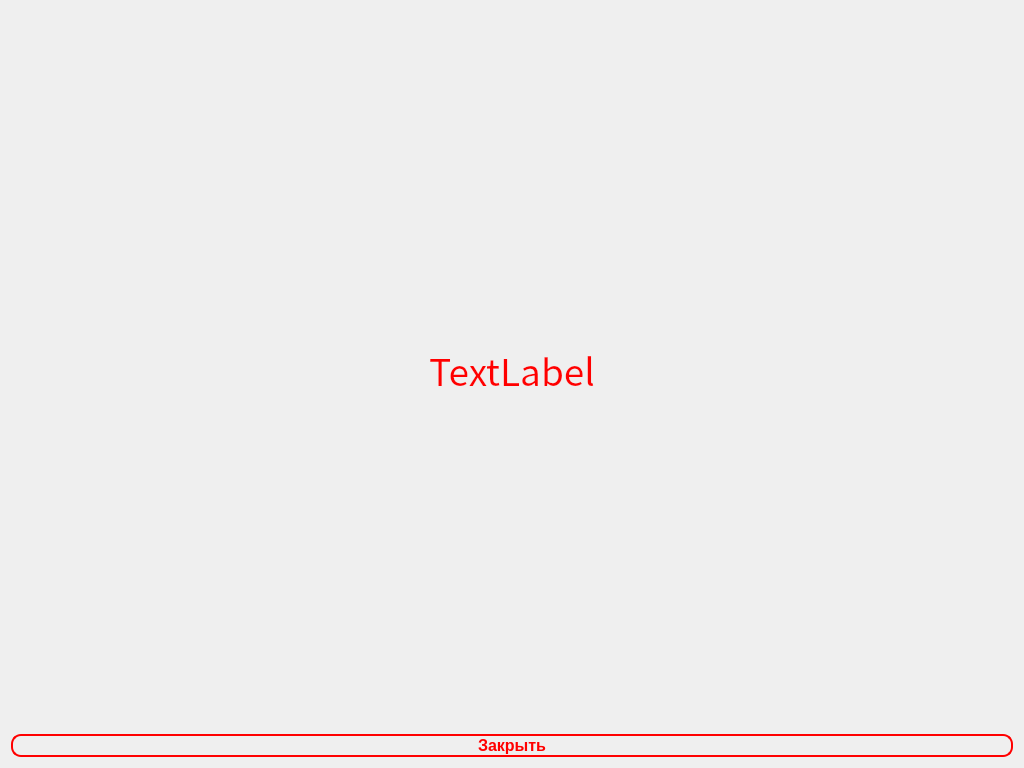
<?xml version="1.0" encoding="UTF-8"?>
<ui version="4.0">
 <class>Form</class>
 <widget class="QWidget" name="Form">
  <property name="geometry">
   <rect>
    <x>0</x>
    <y>0</y>
    <width>1024</width>
    <height>768</height>
   </rect>
  </property>
  <property name="windowTitle">
   <string>Form</string>
  </property>
  <property name="styleSheet">
   <string notr="true">background-image: url(./Resources/Forms/ScanBrelok/FormBackGround.jpg);</string>
  </property>
  <layout class="QVBoxLayout" name="verticalLayout">
   <item>
    <widget class="QLabel" name="label">
     <property name="palette">
      <palette>
       <active>
        <colorrole role="WindowText">
         <brush brushstyle="SolidPattern">
          <color alpha="255">
           <red>255</red>
           <green>0</green>
           <blue>0</blue>
          </color>
         </brush>
        </colorrole>
        <colorrole role="Text">
         <brush brushstyle="SolidPattern">
          <color alpha="255">
           <red>255</red>
           <green>0</green>
           <blue>0</blue>
          </color>
         </brush>
        </colorrole>
        <colorrole role="ButtonText">
         <brush brushstyle="SolidPattern">
          <color alpha="255">
           <red>255</red>
           <green>0</green>
           <blue>0</blue>
          </color>
         </brush>
        </colorrole>
       </active>
       <inactive>
        <colorrole role="WindowText">
         <brush brushstyle="SolidPattern">
          <color alpha="255">
           <red>255</red>
           <green>0</green>
           <blue>0</blue>
          </color>
         </brush>
        </colorrole>
        <colorrole role="Text">
         <brush brushstyle="SolidPattern">
          <color alpha="255">
           <red>255</red>
           <green>0</green>
           <blue>0</blue>
          </color>
         </brush>
        </colorrole>
        <colorrole role="ButtonText">
         <brush brushstyle="SolidPattern">
          <color alpha="255">
           <red>255</red>
           <green>0</green>
           <blue>0</blue>
          </color>
         </brush>
        </colorrole>
       </inactive>
       <disabled>
        <colorrole role="WindowText">
         <brush brushstyle="SolidPattern">
          <color alpha="255">
           <red>255</red>
           <green>0</green>
           <blue>0</blue>
          </color>
         </brush>
        </colorrole>
        <colorrole role="Text">
         <brush brushstyle="SolidPattern">
          <color alpha="255">
           <red>255</red>
           <green>0</green>
           <blue>0</blue>
          </color>
         </brush>
        </colorrole>
        <colorrole role="ButtonText">
         <brush brushstyle="SolidPattern">
          <color alpha="255">
           <red>255</red>
           <green>0</green>
           <blue>0</blue>
          </color>
         </brush>
        </colorrole>
       </disabled>
      </palette>
     </property>
     <property name="font">
      <font>
       <family>Noto Sans CJK KR</family>
       <pointsize>28</pointsize>
       <weight>50</weight>
       <italic>false</italic>
       <bold>false</bold>
      </font>
     </property>
     <property name="styleSheet">
      <string notr="true">background-image: url(:/newPrefix/fon.png);
color: rgb(255, 0, 0);
font: 28pt &quot;Noto Sans CJK KR&quot;;</string>
     </property>
     <property name="text">
      <string>TextLabel</string>
     </property>
     <property name="alignment">
      <set>Qt::AlignCenter</set>
     </property>
    </widget>
   </item>
   <item>
    <widget class="QPushButton" name="btn_close">
     <property name="font">
      <font>
       <pointsize>12</pointsize>
       <weight>75</weight>
       <bold>true</bold>
      </font>
     </property>
     <property name="styleSheet">
      <string notr="true">background-image: url(:/newPrefix/fon.png);
color: rgb(255, 0, 0);
border: 2px solid #e34761; border-color: rgb(255, 0, 0); border-radius: 10px</string>
     </property>
     <property name="text">
      <string>Закрыть</string>
     </property>
    </widget>
   </item>
  </layout>
 </widget>
 <resources/>
 <connections/>
</ui>
